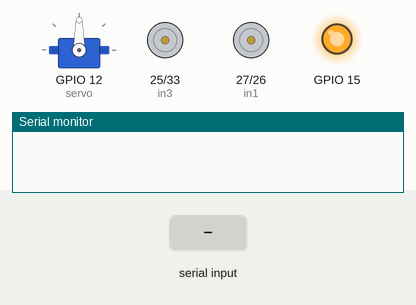
Recording of a sketch running on a simulated ESP32. Parts: servo, motor-driver pin pairs drawn as motors (green arrow = first pin HIGH = forward, orange = second pin HIGH = backward, longer = more drive), output pins drawn as LEDs (lit = HIGH), the last lines printed to the serial monitor. The test bench sets the inputs (shaded band). Nothing arrives over Bluetooth unless stated.

Above: at 1.2 s.
1.3 s: "O" received over the second serial link
At 1.45 s:
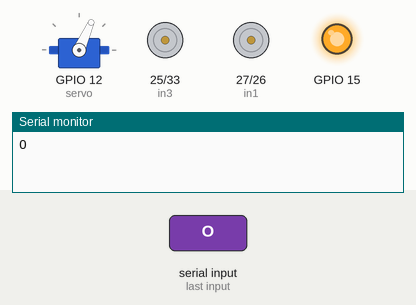
4.3 s: "F" received over the second serial link
At 5.36 s:
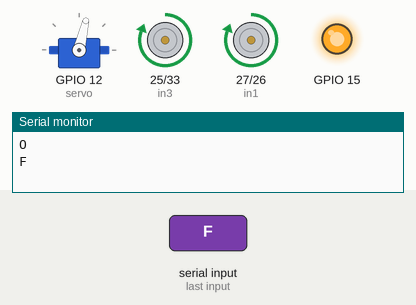
7.3 s: "B" received over the second serial link
At 8.07 s:
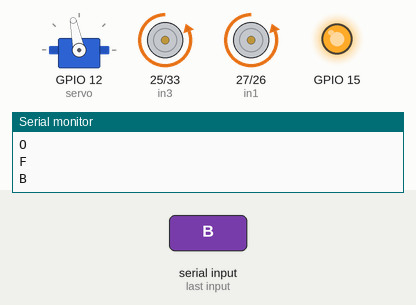
10.3 s: "L" received over the second serial link
At 11.79 s:
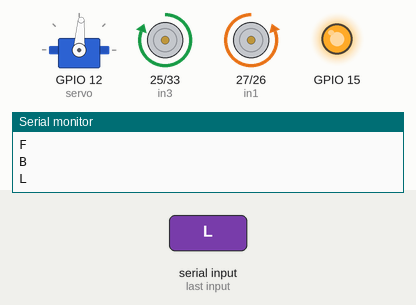
13.3 s: "R" received over the second serial link
At 14.19 s:
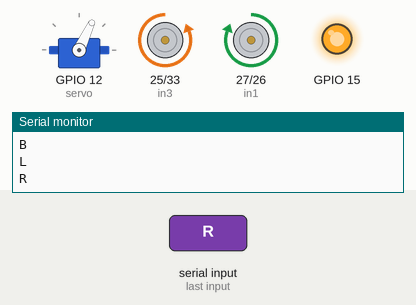
16.3 s: "F" received over the second serial link
At 16.6 s:
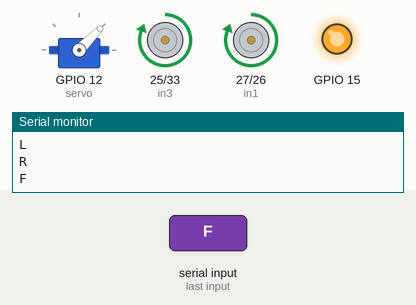
Timing chart, 0 to 20.3 s (numbered marks = the images above; inputs shaded):
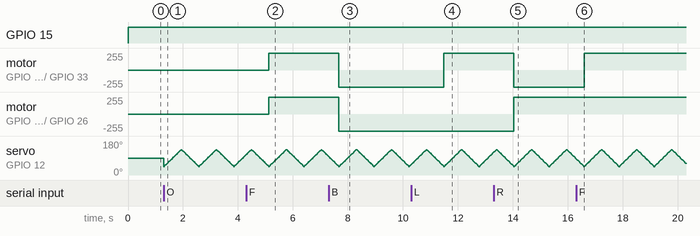

Measured:
- after the input at 4.3 s, motor on GPIO 25 (in3) / GPIO 33 (in4), motor on GPIO 27 (in1) / GPIO 26 (in2): stopped → forward 255/255 after 0.82 s
- after the input at 7.3 s, motor on GPIO 25 (in3) / GPIO 33 (in4), motor on GPIO 27 (in1) / GPIO 26 (in2): forward 255/255 → backward 255/255 after 0.37 s
- after the input at 10.3 s, motor on GPIO 25 (in3) / GPIO 33 (in4): backward 255/255 → forward 255/255 after 1.2 s
- after the input at 13.3 s, motor on GPIO 25 (in3) / GPIO 33 (in4): forward 255/255 → backward 255/255 after 0.74 s; motor on GPIO 27 (in1) / GPIO 26 (in2): backward 255/255 → forward 255/255 after 0.74 s
- after the input at 16.3 s, motor on GPIO 25 (in3) / GPIO 33 (in4): backward 255/255 → forward 255/255 after 0.29 s

The sketch:

seed_sowing.ino
```cpp
#include <BluetoothSerial.h>
#include<ESP32Servo.h>

Servo servo;

BluetoothSerial SerialBT;
char command;

int in1 = 27;
int in2 = 26;
int in3 = 25;
int in4 = 33;

bool seedsowing = false;

void setup() {
  Serial.begin(9600);
  SerialBT.begin("SEED SOWING ROBOT");
  servo.attach(12);
  servo.write(90);
  pinMode(15, OUTPUT);

  pinMode(in1, OUTPUT);
  pinMode(in2, OUTPUT);
  pinMode(in3, OUTPUT);
  pinMode(in4, OUTPUT);
}

void loop() {
  if (SerialBT.available()) {

    char command = SerialBT.read();
    Serial.println(command);

    switch (command) {
      case 'F':
        forward();
        break;
      case 'B':
        backward();
        break;
      case 'L':
        left();
        break;
      case 'R':
        right();
        break;
      case 'S':
        stop();
        break;
      case 'O':
        seedsowing = true;
        break;
      case 'C':
        servo.write(90);
        seedsowing = false;
        break;
    }
  }

  digitalWrite(15, HIGH);
  if(seedsowing){
    seedsow();
  }
}

void seedsow() {
  for (int i = 45; i <= 135; i++) {
    servo.write(i);
    delay(7);
  }
  for (int i = 135; i >= 45; i--) {
    servo.write(i);
    delay(7);
  }
}

void forward() {
  digitalWrite(in1, HIGH);
  digitalWrite(in2, LOW);
  digitalWrite(in3, HIGH);
  digitalWrite(in4, LOW);
}

void backward() {
  digitalWrite(in1, LOW);
  digitalWrite(in2, HIGH);
  digitalWrite(in3, LOW);
  digitalWrite(in4, HIGH);
}

void left() {
  digitalWrite(in1, LOW);
  digitalWrite(in2, HIGH);
  digitalWrite(in3, HIGH);
  digitalWrite(in4, LOW);
}

void right() {
  digitalWrite(in1, HIGH);
  digitalWrite(in2, LOW);
  digitalWrite(in3, LOW);
  digitalWrite(in4, HIGH);
}

void stop() {
  digitalWrite(in1, LOW);
  digitalWrite(in2, LOW);
  digitalWrite(in3, LOW);
  digitalWrite(in4, LOW);
}
```
